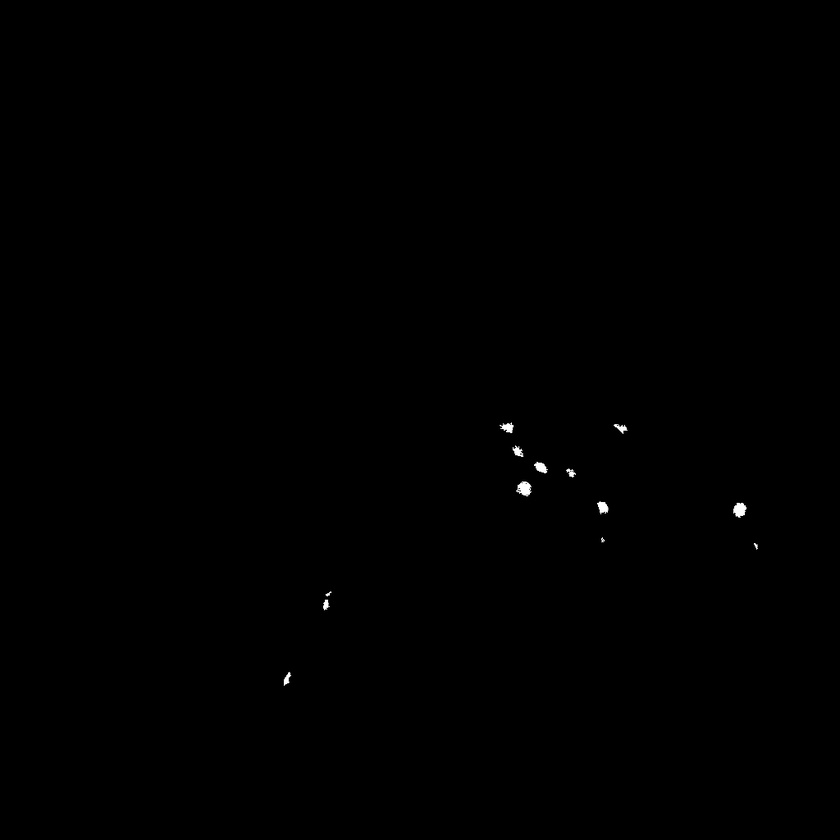
%> input picture matlab/mask.intersection.analysis/demo/bcatm_01pj.tif, 840 x 840 px, shrunk from 1024 x 1024 before the run
$ octave demo.script.m   (GNU Octave 9; MATLAB toolbox functions it lacks are replaced by stand-ins)
%> lines starting %> are read from the running program, lines starting %| are printed output that depends on the picture; in (x1, y1, x2, y2) boxes, pixels count from 0 and x2, y2 are one past the last pixel; in counts of white or black regions, pixels touching at a corner belong together; the program's own positions count from 1
### matlab/mask.intersection.analysis/readMask.m
function mask = readMask(fullFileName)
%> called with fullFileName = 'demo/bcatm_01pj.tif'

% Reads an grayscale mask image and split it into separate regions,
% returns a cell array of binary masks, each representing one region.

% dealing with file selection
if (nargin == 0) | (isempty(fullFileName))  % if no filename is input
    defaultPath = retrieve_path('tif');
    [FileName, PathName] = uigetfile('*.tif','Select the TIFF file',defaultPath);
    if isequal(FileName, 0)
        disp('TIFF Loading Canceled');
        masks = {};
        return
    end    % Deals with user canceling loading.
    fullFileName = strcat(PathName, FileName);
    update_default_path(PathName, 'tif');
end

% read the mask image
tmpMask = imread(fullFileName);
%> tmpMask is the input picture: size 840x840 uint8; min 0, max 255, mean 0.3

% convert mask image into binary(true,false) mask
mask = im2bw(tmpMask,graythresh(tmpMask));
%> mask: size 840x840 logical; 0.12% white; 13 white regions (3 under 20 px), largest, box (x1, y1, x2, y2) and area: (516, 481, 531, 496) 153, (733, 503, 747, 518) 144, (534, 462, 548, 473) 97

end

### matlab/mask.intersection.analysis/readAndSplitMask.m
function masks = readAndSplitMask(fullFileName)

% [21 lines of commented-out code are left out]

tmpBW = readMask(fullFileName);
% identify different regions
[boundaries labels] = bwboundaries(tmpBW, 'noholes');
%> labels: size 840x840 double; 14 distinct labels, from 0 to 13
%> boundaries = 13 boundaries; largest, box (x1, y1, x2, y2) and points: (516, 481, 531, 496) 43, (733, 503, 747, 518) 43, (500, 423, 514, 433) 42, (597, 501, 608, 514) 37, (513, 445, 523, 457) 36

% store each different region separately
masks = cell(length(boundaries), 1);
%> masks = 13 items
for iMask = 1:length(boundaries)
    masks{iMask} = (labels==iMask);
end
%> this loop made 13 passes

end

### matlab/mask.intersection.analysis/selectMasksIntersectWith.m
function selectedMasks = selectMasksIntersectWith(masks, withMask, NCOMMONPIX)

% Select the masks that intersect with another mask.
% NCOMMONPIX sets the least number of overlapping pixels.
% The output cell header:
%       {'selected_mask', 'overlap_mask', 'no_in_original_masks'}

if ~iscell(masks)
    masks = {masks};
end

selectedMasks = cell(1,3);
iSelected = 0;
for iMask = 1:length(masks)
    intersectedMask = masks{iMask} & withMask;
    if sum(intersectedMask(:)) >= NCOMMONPIX
       selectedMasks{iSelected+1,1} = masks{iMask};
       selectedMasks{iSelected+1,2} = intersectedMask;
       selectedMasks{iSelected+1,3} = iMask;
       iSelected = iSelected + 1;
    end
end

end

### matlab/mask.intersection.analysis/demo.script.m
% demo analysis

% load masks, images
bcatMs = readAndSplitMask('demo/bcatm_01pj.tif');
%> bcatMs = 13 items
chRM = readMask('demo/ChRm_01pj.tif');
%> call 2 of readMask, with fullFileName = 'demo/ChRm_01pj.tif'
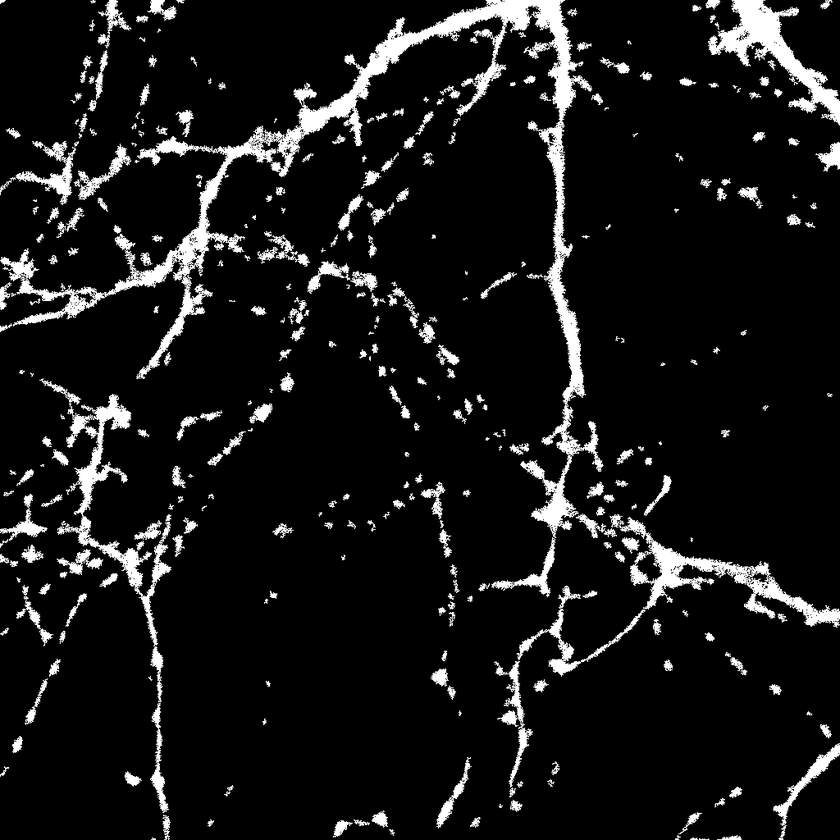
%> input picture matlab/mask.intersection.analysis/demo/ChRm_01pj.tif, 840 x 840 px, shrunk from 1024 x 1024 before the run
%> in readMask, tmpMask is the input picture: size 840x840 uint8; min 0, max 255, mean 22.7
%> in readMask (call 2), `mask = im2bw(tmpMask,graythresh(tmpMask));`:
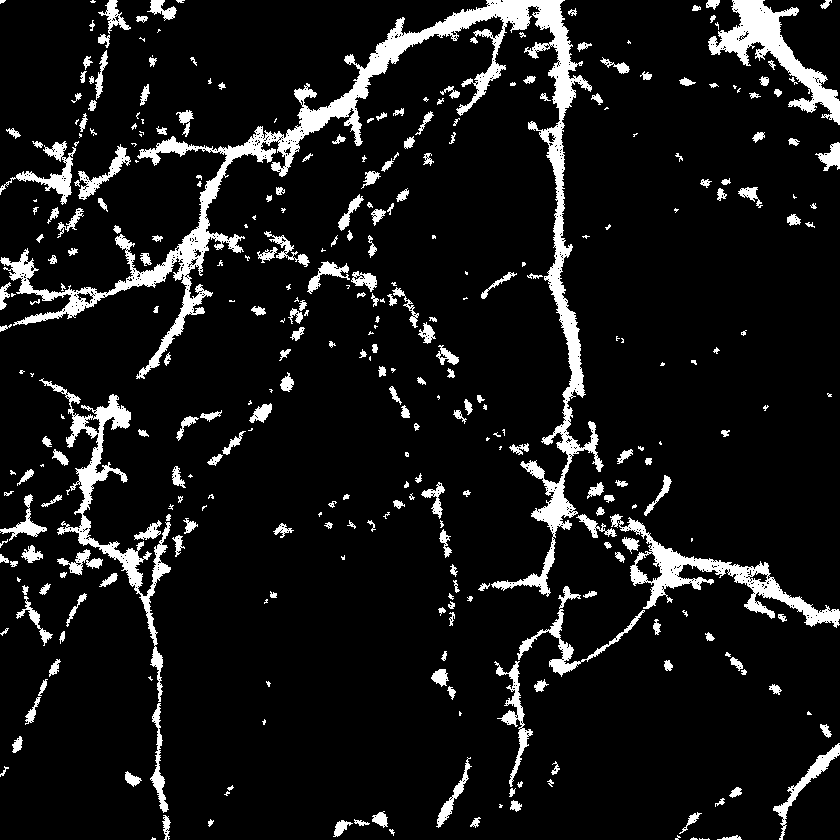
%> mask: size 840x840 logical; 9.2% white; 347 white regions (107 under 20 px), largest, box (x1, y1, x2, y2) and area: (0, 0, 604, 597) 23869, (39, 378, 171, 702) 4958, (610, 514, 840, 628) 4647
bcatImg = imread('demo/bcat_01pj.tif');
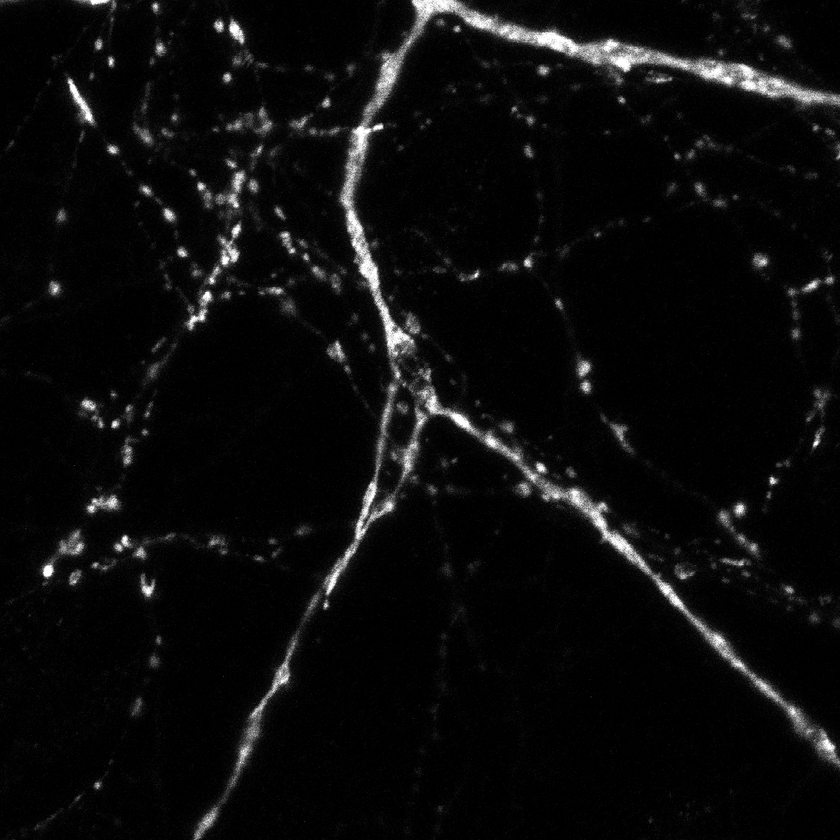
%> input picture matlab/mask.intersection.analysis/demo/bcat_01pj.tif, 840 x 840 px, shrunk from 1024 x 1024 before the run
%> bcatImg is the input picture: size 840x840 uint8; min 0, max 255, mean 12

% select the colocalized masks
coBcatMs = selectMasksIntersectWith(bcatMs, chRM, 3);
%> the loop in selectMasksIntersectWith, `for iMask = 1:length(masks)` made 13 passes
%> after the loop in selectMasksIntersectWith, `for iMask = 1:length(masks)`: selectedMasks = 12 items
%> coBcatMs = 12 items

% calculate area (in pixels) for one mask
sum(sum(coBcatMs{1,1}))
%> ans = 69
sum(sum(coBcatMs{2,1}))
%> ans = 97

% show number of colocalized masks
length(coBcatMs)
%> ans = 4

% calculate average intensity of one ROI in the original image
mean(bcatImg(coBcatMs{1,1}))
%> ans = 91.29
